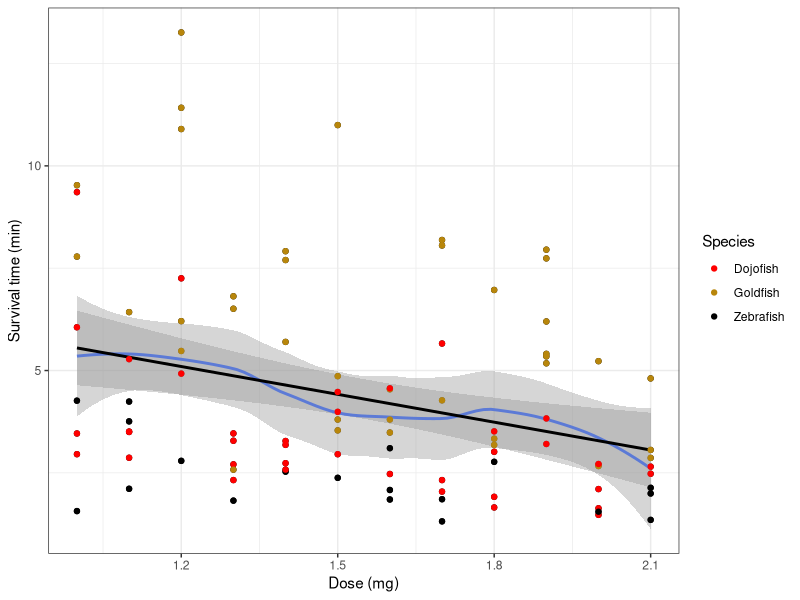
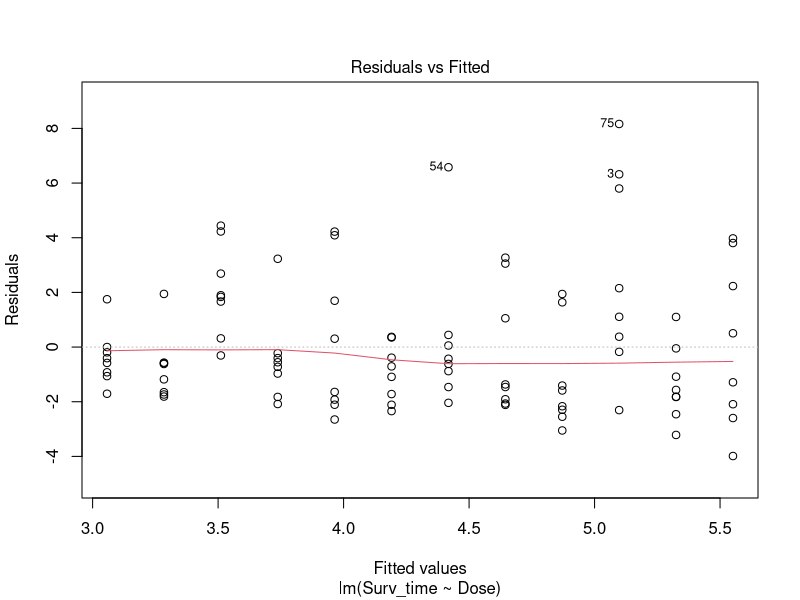
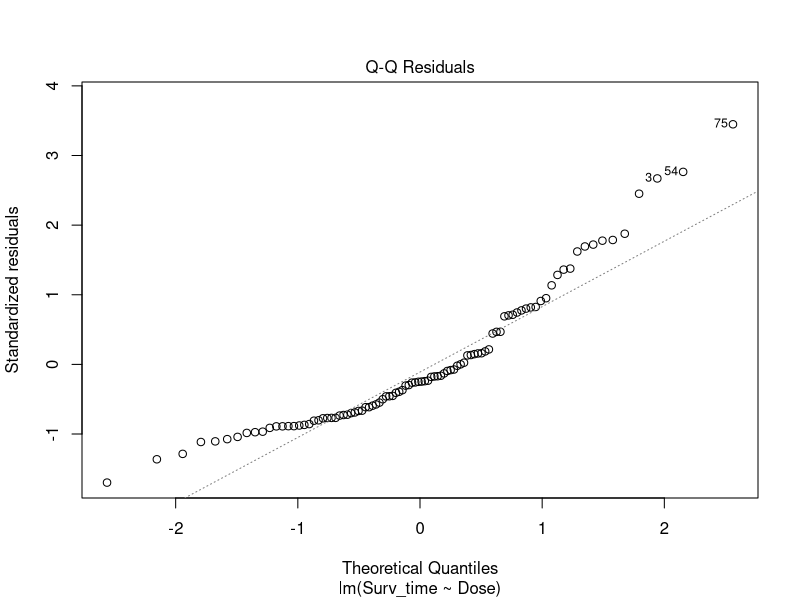
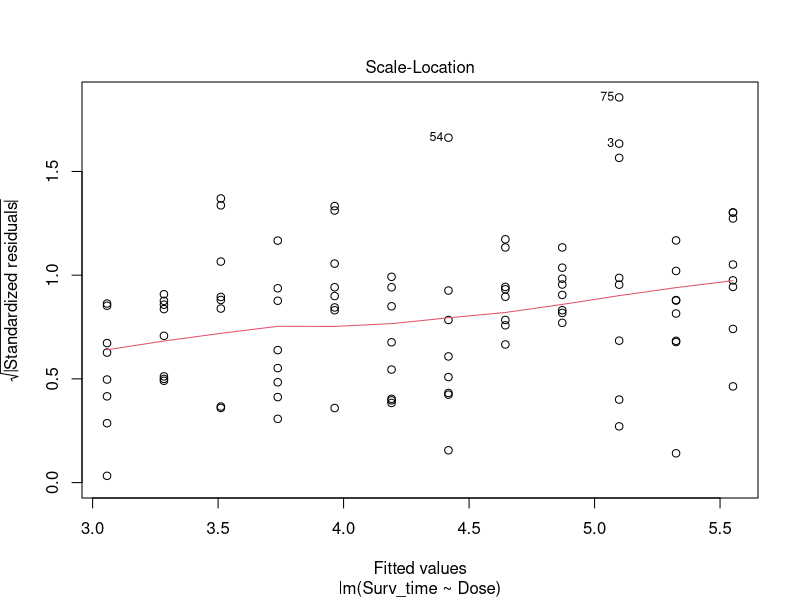
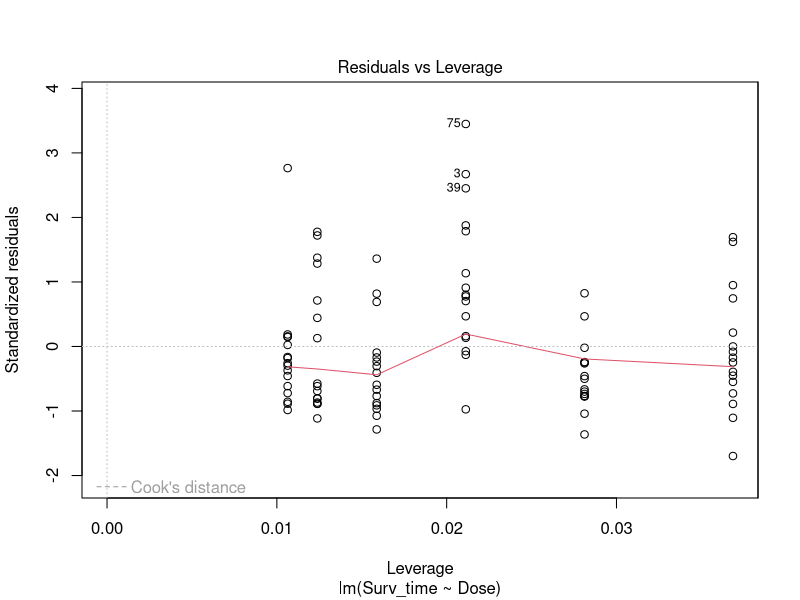
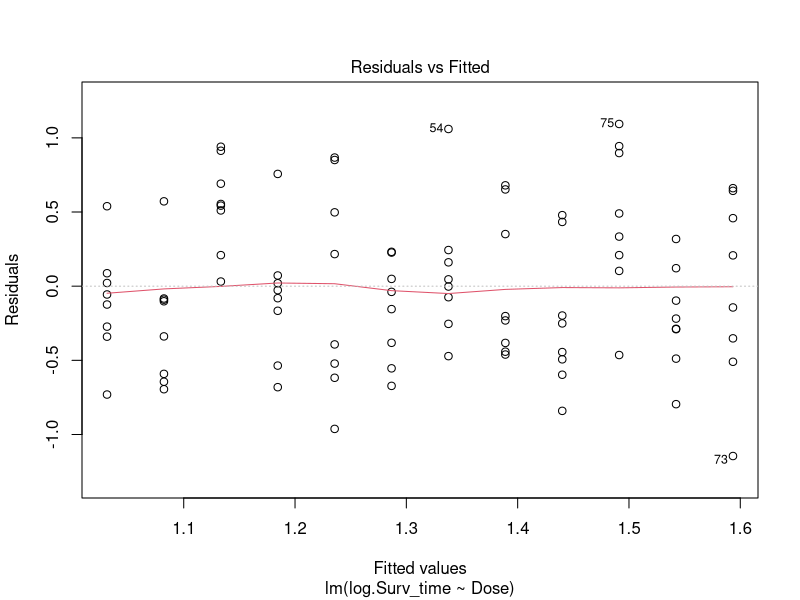
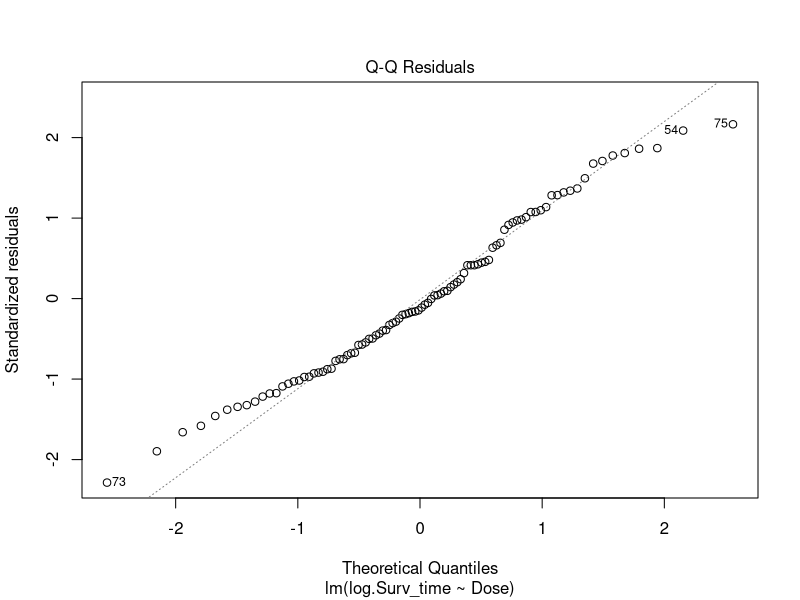
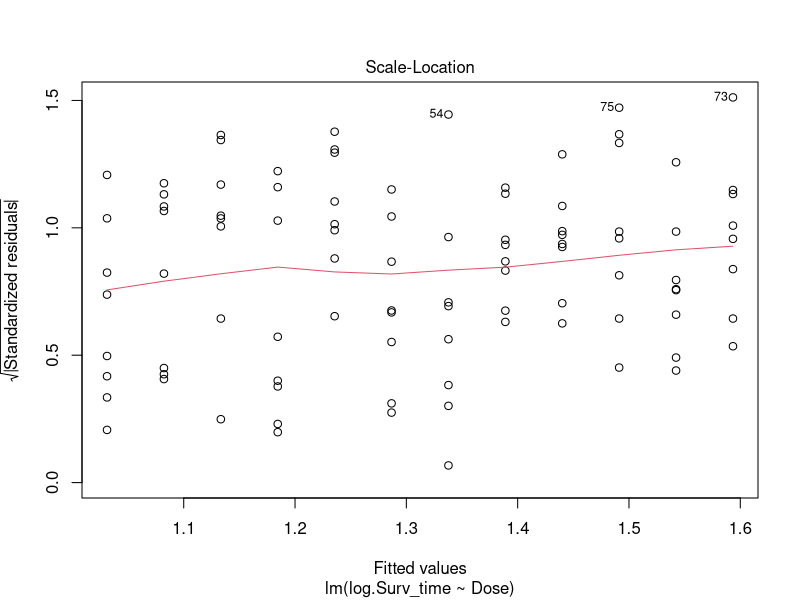

Here is the R script that generated these plots, in order:
## ---- chunk 1
library(tidyverse)
## ---- chunk 2
poison <- read_csv("poison.csv")
## ---- chunk 3
head(poison)
## ---- chunk 4
poison <- poison %>%
  rename("Species" = "species") %>%
  mutate(Species = as.factor(Species)) %>%
  mutate(Species = fct_recode(Species, Dojofish = "0", Goldfish = "1", Zebrafish = "2"))

poison
## ---- chunk 5
poison %>%
  count(Species)
## ---- chunk 6
poison %>%
  ggplot(aes(x=Dose,y=Surv_time)) +
  geom_point() + 
  stat_smooth(method = "loess") +
  geom_smooth(method='lm',col="black") + 
  ylab("Survival time (min)") +
  xlab("Dose (mg)") +
  geom_point(aes(col=Species)) + ## not necessary, additional layer of information
  scale_color_manual(values = c("red","darkgoldenrod","black")) +
  theme_bw()
## ---- chunk 7
## fit a linear regression model with 'Surv_time' as response variable and 'Dose' as predictor variabele
model <- lm(Surv_time~Dose, data=poison) 

## display the diagnostic plots of the model
plot(model)
## ---- chunk 8
poison <- poison %>%
  mutate(log.Surv_time = log(Surv_time))
## ---- chunk 9
log.model <- lm(log.Surv_time~Dose, data=poison) 
plot(log.model)
## ---- chunk 10
summary(log.model)
## ---- chunk 11
confint(log.model)
## ---- chunk 12
exp(summary(log.model)$coefficients[,"Estimate"])
## ---- chunk 13
exp(confint(log.model))
## ---- chunk 14
plot(x=poison$Dose, y=poison$Surv_time, xlab="Dose (mg)", ylab="Survival time (min)", xlim=c(0,2.2))

abline(lsfit(poison$Dose,poison$Surv_time), lty=2) ## lty=2 draws a dashed line

## add the intercept as a point
summary_model <- summary(model)
points(0,summary_model$coefficients["(Intercept)","Estimate"],col="red", pch=16)
